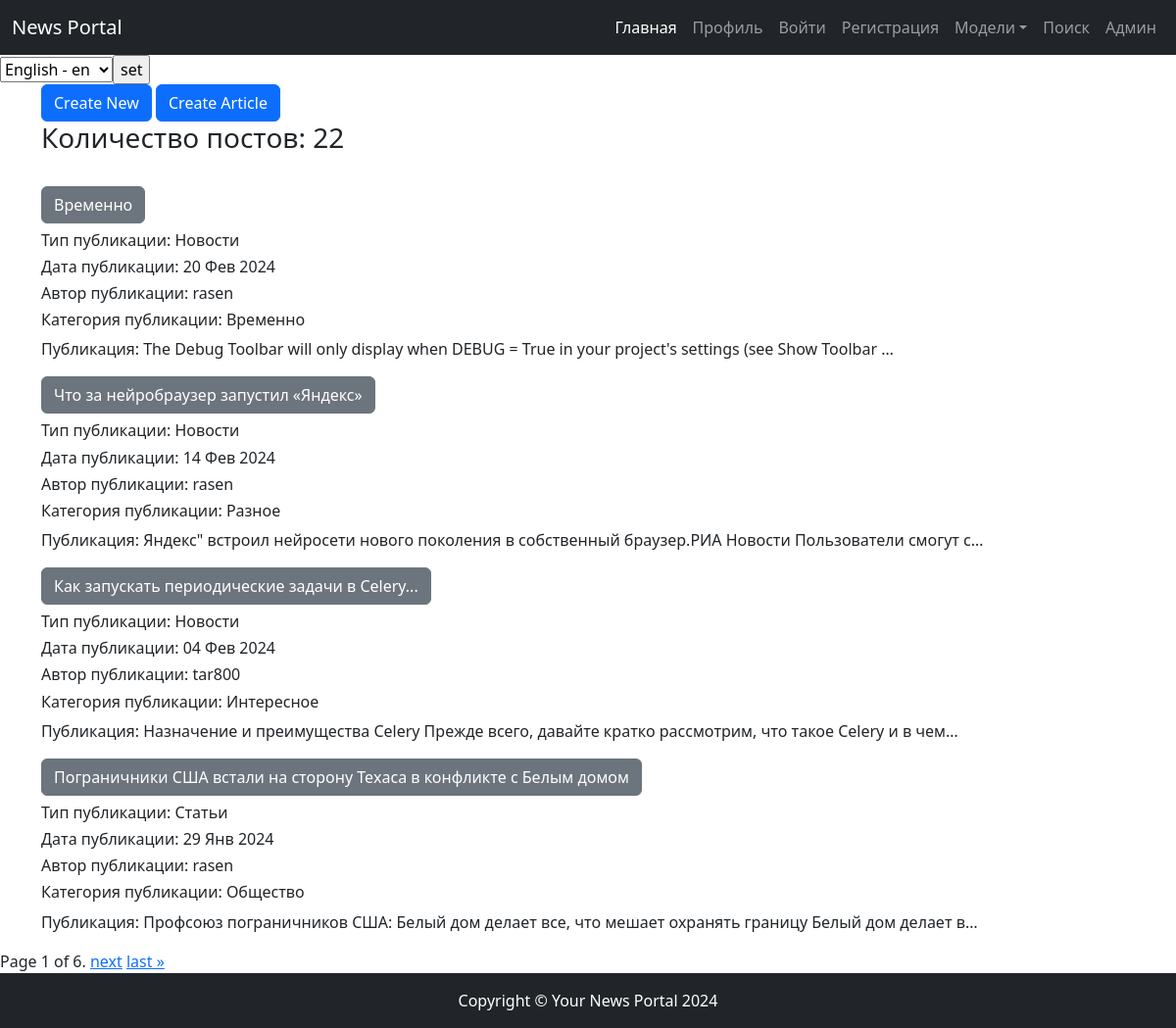
The page /news/ on the database as committed earlier.
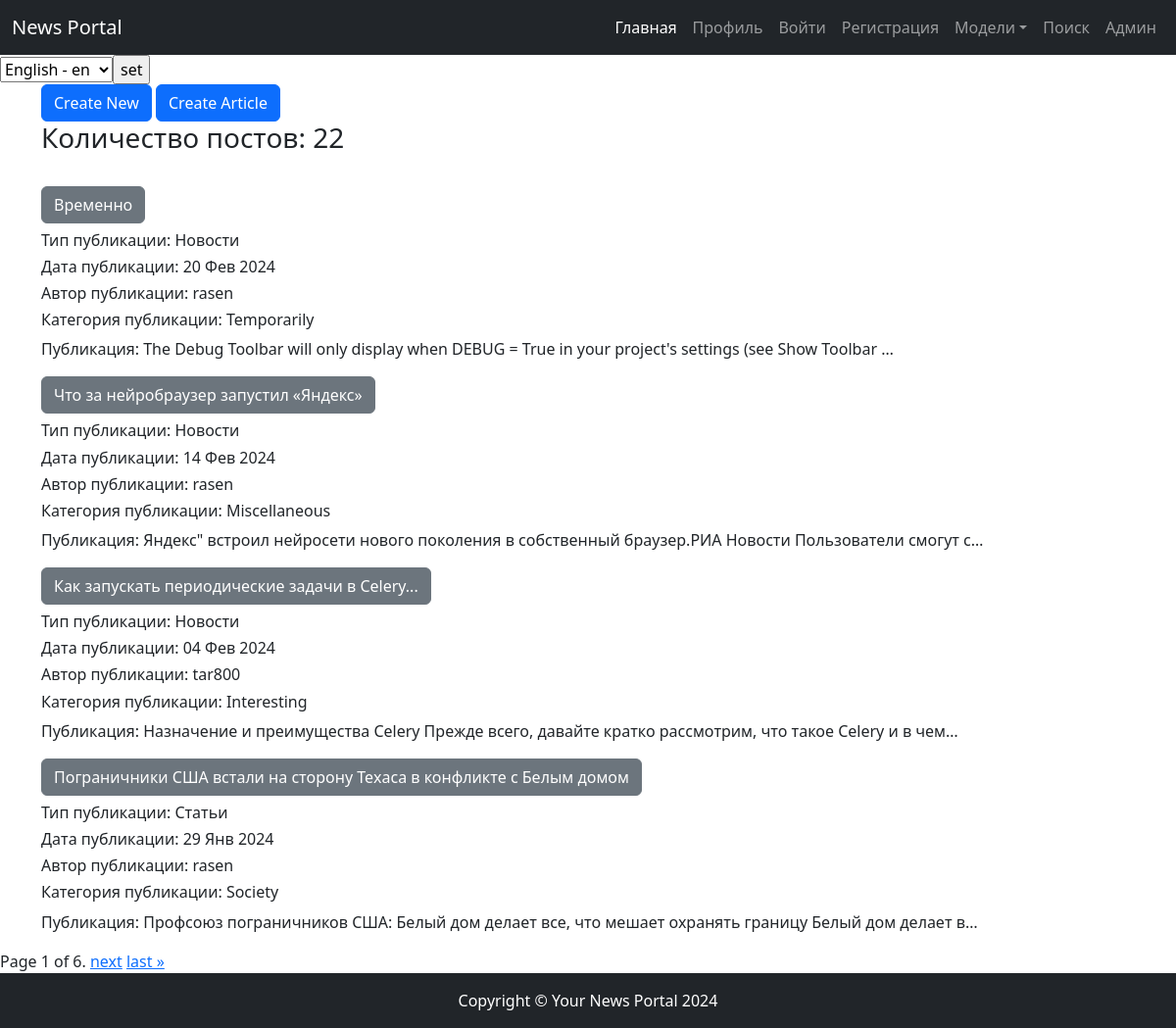
The same page on the database as committed later.
### news/models.py (models this page shows, shortened)
class Post(models.Model):
    news = 'NE'
    articles = 'AR'
    TYPES = [
        (news, 'Новости'),
        (articles, 'Статьи')
    ]
    author = models.ForeignKey(Author, on_delete=models.CASCADE, verbose_name=_('Author'))
    choice_types = models.CharField(_('Choice of Types'), max_length=2, choices=TYPES, default=news)
    time_in = models.DateTimeField(_('Time zone'), default=timezone.now)
    categories_post = models.ManyToManyField(Category, through='PostCategory')
    title = models.CharField(_('Title'), max_length=240, default='')
    content = models.TextField(_('Context'), blank=False)
    rate_new = models.IntegerField(_('New rate'), default=0)
    def get_categories_post(self):    # для posts.html (вывод категории)
        return self.categories_post.all()[0]
    class Meta:
        verbose_name = _('Post')
        verbose_name_plural = _('Posts')

class Category(models.Model):
    category_name = models.CharField(_('Name of category'), max_length=200, unique=True)
    subscribers = models.ManyToManyField(User, related_name='categories', verbose_name=_('Subscribers'))
    def __str__(self):
        return f'{self.category_name}'
    class Meta:
        verbose_name = _('Category')
        verbose_name_plural = _('Categories')

class Author(models.Model):
    user = models.OneToOneField(User, on_delete=models.CASCADE, verbose_name=_('User'))
    rating = models.IntegerField(_('Ratiing'), default=0)
    def __str__(self):
        return f'{self.user.username}'
    class Meta:
        verbose_name = _('Author')
        verbose_name_plural = _('Authors')

### news/views/post.py (the view)
# urls.py: path('news/', PostList.as_view(), name='posts'),
class PostList(ListView):
    model = Post
    ordering = '-time_in'
    template_name = APP + 'posts.html'
    context_object_name = 'posts'
    paginate_by = 4
    queryset = Post.objects.prefetch_related('categories_post')
    def get_context_data(self, **kwargs):
        context = super().get_context_data(**kwargs)
        context['title'] = 'Список постов'
        return context

### news/templates/news/posts.html (shortened to what this page needs)
{% extends 'default.html' %}
{% load cache %}
{% cache 300 content %}
{% block content %}
    <a class="btn btn-primary" href="/news/create/" role="button">Create New</a>
    <a class="btn btn-primary" href="/news/articles/create/" role="button">Create Article</a>
    <br>
    <h3>Количество постов: {{ page_obj.paginator.count }}</h3>
    <br>
    {% for post in posts %}
      <div class="mb-3">
      <h5><b class="text-center"><a href={{ post.pk }} class="btn btn-secondary">{{ post.title|truncatechars:100 }}</a></b></h5>
      <h6>Тип публикации: {{ post.get_choice_types_display }}</h6>
      <h6>Дата публикации: {{ post.time_in|date:'d M Y' }} </h6>
      <h6>Автор публикации: {{ post.author }} </h6>
      <h6> Категория публикации: {{ post.get_categories_post }} </h6>
      <span>Публикация: {{ post.content|truncatechars:100 }}</span>
      </div>
    {% empty %}
        <h3>Новостей нет!</h3>
    {% endfor %}
</div>
<div class="pagination">
   <span>
       <span class="current">
         Page {{ page_obj.number }} of {{ page_obj.paginator.num_pages }}.
      </span>
       {% if page_obj.has_next %}
            <a href="?page={{ page_obj.next_page_number }}">next</a>
            <a href="?page={{ page_obj.paginator.num_pages }}">last &raquo;</a>
       {% endif %}
   </span>
</div>
{% endblock content %}
{% endcache %}

Rows that differ between the two databases and show on the page:
changed through a linked row, Post "Временно": get_categories_post "Временно" → "Temporarily"
changed through a linked row, Post "Что за нейробраузер запустил «Яндекс»": get_categories_post "Разное" → "Miscellaneous"
changed through a linked row, Post "Как запускать периодические задачи в Celery...": get_categories_post "Интересное" → "Interesting"
changed through a linked row, Post "Пограничники США встали на сторону Техаса в конфликте с Белым домом": get_categories_post "Общество" → "Society"
